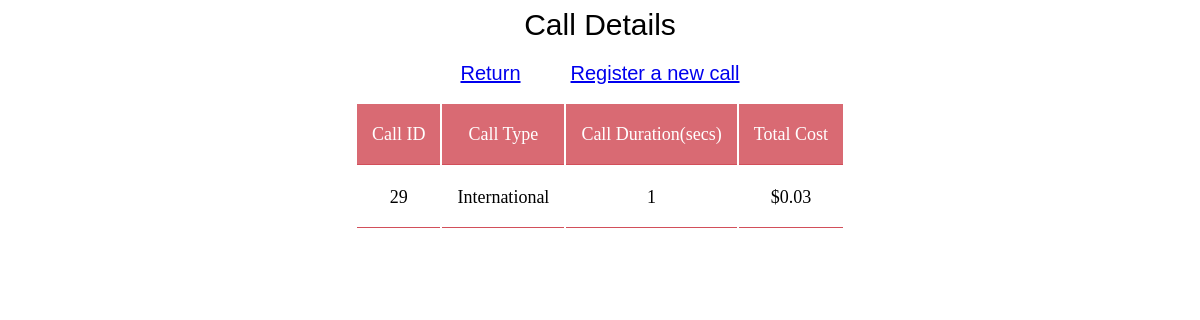
The page /calls/29/detail/ on the database its author committed.
### calls/models.py (models this page shows, shortened)
class Call(models.Model):
    duration = models.PositiveIntegerField('Call duration in seconds', validators=[MinValueValidator(1)], default=1)
    type = models.ForeignKey(Type,on_delete=models.CASCADE,default=None)
    cost = models.FloatField(default=0)

class Type(models.Model):
    CALL_CHOICES = (
        ('International', 'International'),
        ('National', 'National'),
        ('Domestic', 'Domestic'),
    )
    type = models.CharField(max_length=15, choices=CALL_CHOICES)
    cost = models.FloatField(validators=[MinValueValidator(0)])
    def __str__(self):
        return self.type

### calls/views.py (the view)
# urls.py: path('<int:pk>/detail/', views.DetailView.as_view(), name='detail'),
class DetailView(generic.DetailView):
    model = Call
    template_name = 'calls/detail.html'

### calls/templates/calls/detail.html
{% load static %}
<link rel="stylesheet" type="text/css" href="{% static 'calls/style.css' %}">
<h1>Call Details</h1>
<h2><a href="{% url 'calls:index' %}">Return</a>&nbsp&nbsp&nbsp&nbsp&nbsp&nbsp&nbsp&nbsp
<a href="{% url 'calls:register' %}">Register a new call</a></h2>
<div style="overflow-x:auto;">
<table>
    <tr>
        <th>Call ID</th>
        <th>Call Type</th>
        <th>Call Duration(secs)</th>
        <th>Total Cost</th>
    </tr>
    <tr>
        <td style="text-align: center">{{ call.id }}</td>
        <td style="text-align: center">{{ call.type }}</td>
        <td style="text-align: center">{{ call.duration }}</td>
        <td style="text-align: center">${{ call.cost|floatformat:2 }}</td>
    </tr>
</table>
</div>

### calls/static/calls/style.css (style rules this page uses)
h1 { font: 30px Consolas, sans-serif; text-align: center; }
h2 { font: 20px Consolas, sans-serif; text-align: center; }
table { align-content: center; margin-left: auto; margin-right: auto; table-layout: auto; }
tr, th, td { font: 18px/30px Consolas, serif; padding: 15px; text-align: center; border-bottom: 1px solid #d24f5a; }
th { background-color: #d96a73; color: white; }

### rows shown on the page
Call: id "29", type "International", duration "1", cost "0.03"
